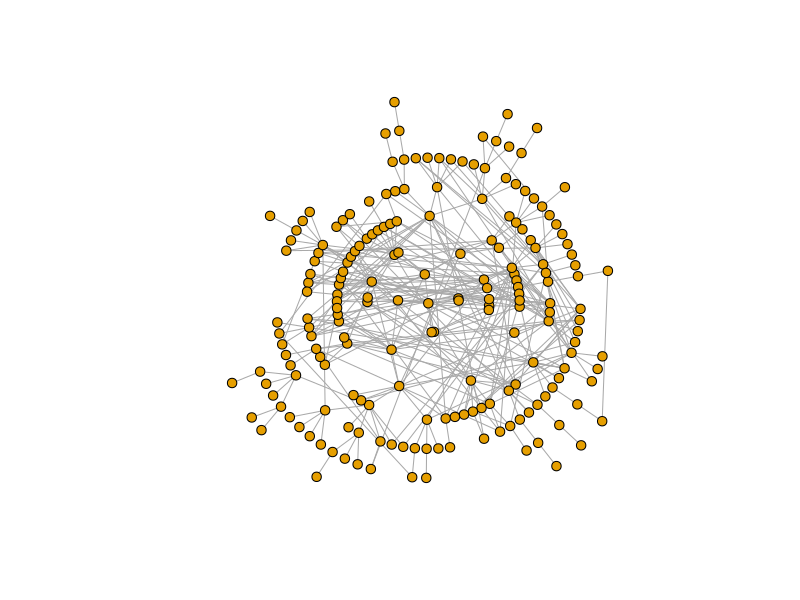
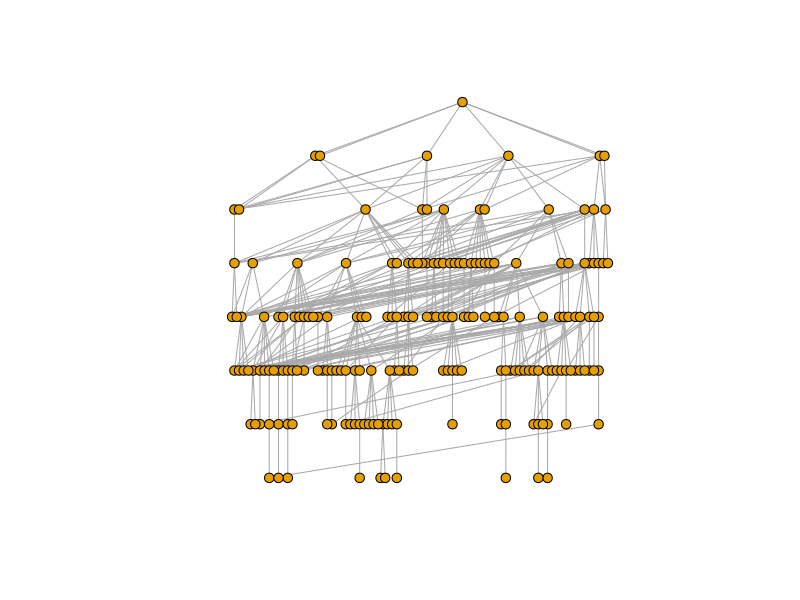

Generate these figures, in order, with R:
# degrees_from_kai.r

# preprocessing and sql db querying done with complementary python script
# r script used for visualization only

library(igraph)
library(RColorBrewer)

nodes <- read.table('nodes.txt', sep=',', header=FALSE, col.names=c('nodeID', 'tag', 'degree'))
edges <- read.table('edges.txt', sep=',', header=FALSE, col.names=c('ID1', 'ID2'))

net <- graph_from_data_frame(d=edges, vertices=nodes, directed=FALSE)

plot(net, layout=layout_as_tree(net, root=1, circular=TRUE), vertex.size=5, vertex.label=NA)

png('degrees_from_kai.png', width=6, height=6, units='in', res=200)
plot(net, layout=layout_as_tree(net, root=1, circular=FALSE), vertex.size=5, vertex.label=NA)
dev.off()

trace_path<-function(name) {
    print(paste('checking path for player: ', name, sep=''))
    player_heap<-list(name)
    while(length(player_heap)>0) {
        player_pop<-player_heap[[1]]
        player_heap<-player_heap[-1]

        player_id<-nodes[which(nodes[,2]==player_pop), 1]
        defeat_ids<-edges[which(edges[,2]==player_id), 1]
        for (i in defeat_ids) {
            defeat_name<-nodes[which(nodes[,1]==i), 2]
            player_heap[[length(player_heap)+1]]<-defeat_name
            print(paste(player_pop, 'defeated: ', defeat_name))
        }
    }
}
